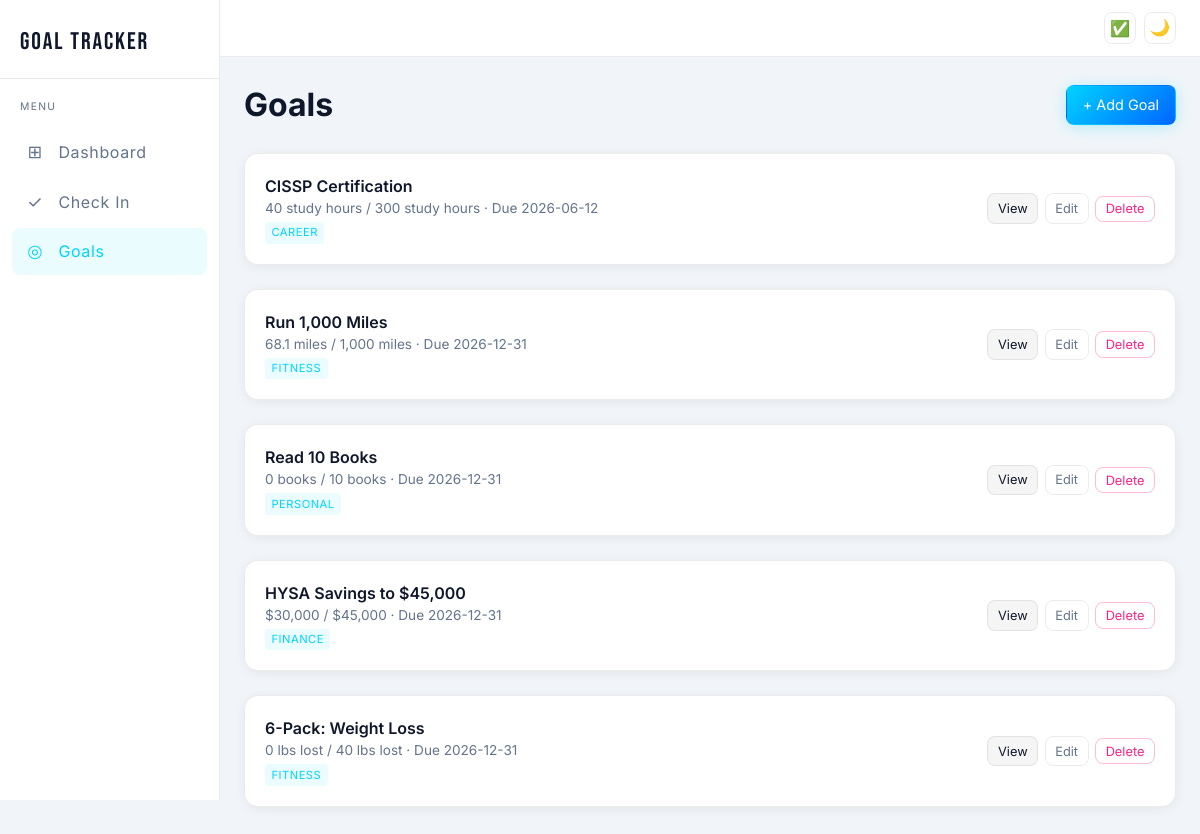
The app's page /goals, older data.
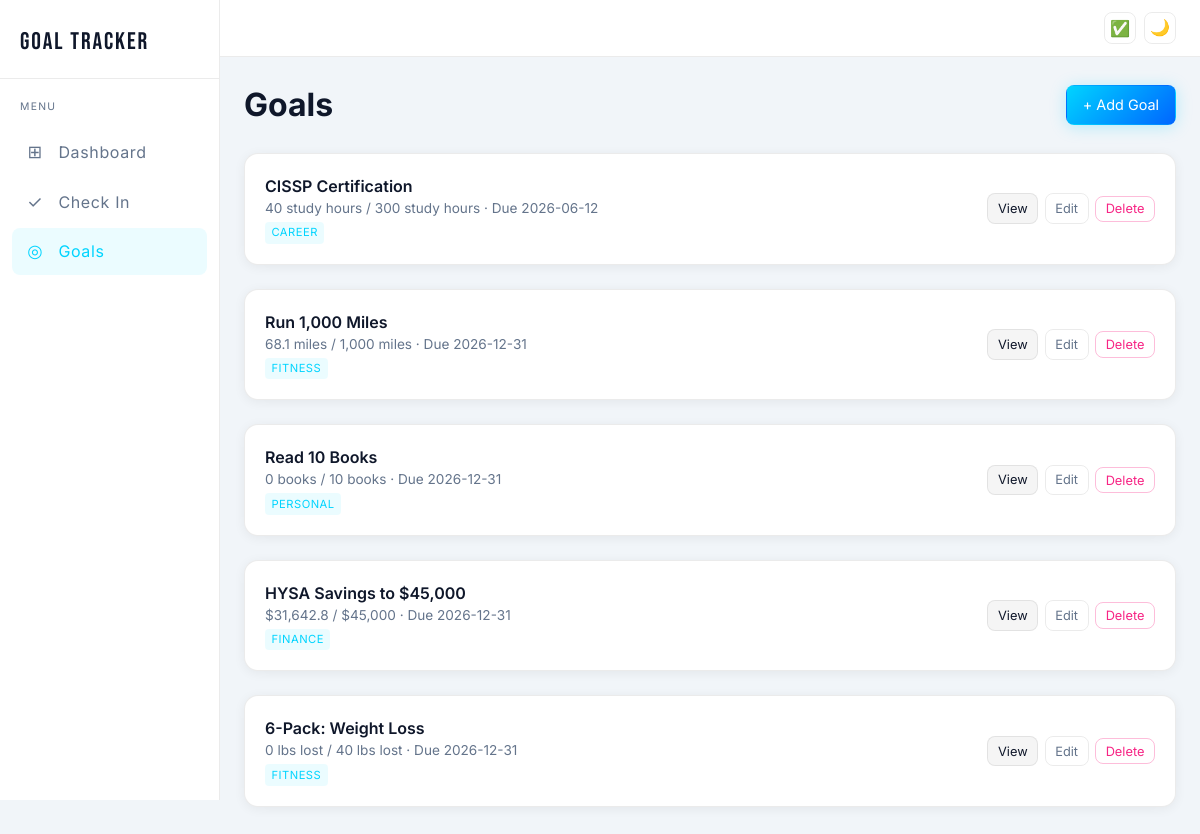
The same page, newer data.
### tables this page shows
CREATE TABLE goals (
            id INTEGER PRIMARY KEY AUTOINCREMENT,
            name TEXT NOT NULL,               -- "Run 1,000 miles"
            target_value REAL NOT NULL,        -- 1000
            current_value REAL DEFAULT 0,      -- How far you've gotten so far
            unit TEXT NOT NULL,                -- "miles", "books", "dollars"
            deadline TEXT NOT NULL,            -- "2026-12-31" (stored as text, ISO format)
            created_at TEXT NOT NULL,          -- When you created this goal
            category TEXT DEFAULT '',          -- Optional grouping like "fitness", "finance"
            notes TEXT DEFAULT '',             -- Any extra info about this goal
            start_value REAL DEFAULT 0,        -- Starting point (e.g., $30,000 for HYSA)
            system_type TEXT DEFAULT 'generic' -- Hints for the achievement system engine
        );

### app.py (the view)
@app.route("/goals")
def goals_list():
    goals = get_all_goals()
    return render_template("goals.html", goals=goals)

### app.py (called while the page is built)
@app.template_filter("fmt_val")
def fmt_val(value, unit):
    rounded = f"{value:,.1f}".rstrip("0").rstrip(".")
    unit_lower = unit.strip().lower()
    if unit_lower in PREFIX_UNITS or unit.strip() in ("$", "£", "€"):
        symbol = "$" if unit_lower in ("dollars", "dollar", "usd") else unit.strip()
        return f"{symbol}{rounded}"
    return f"{rounded} {unit}"

@app.before_request
def ensure_csrf_token():
    if "csrf_token" not in session:
        session["csrf_token"] = secrets.token_hex(32)

@app.context_processor
def inject_csrf():
    return {
        "csrf_token": session.get("csrf_token", ""),
        "strava_configured": strava_configured(),
        "gcal_configured": gcal_configured(),
    }

### database.py (called while the page is built)
def get_db():
    db = sqlite3.connect(DATABASE)
    db.row_factory = sqlite3.Row
    db.execute("PRAGMA foreign_keys = ON")  # Enforce relationships between tables
    return db

def get_all_goals():
    db = get_db()
    goals = db.execute("SELECT * FROM goals ORDER BY deadline ASC").fetchall()
    db.close()
    return goals

### gcal.py (called while the page is built)
def is_configured():
    return bool(GCAL_ICAL_URL)

### strava.py (called while the page is built)
def is_configured():
    return all([STRAVA_CLIENT_ID, STRAVA_CLIENT_SECRET, STRAVA_REFRESH_TOKEN])

### templates/goals.html (shortened to what this page needs)
{% extends "base.html" %}
{% block content %}
<div class="page-header">
    <h1>Goals</h1>
    <a href="/goals/add" class="btn btn-primary">+ Add Goal</a>
</div>
<div class="goals-list">
    {% for goal in goals %}
    <div class="card goal-list-item">
        <div class="goal-list-info">
            <a href="/goals/{{ goal.id }}" class="goal-list-name">{{ goal.name }}</a>
            <span class="goal-list-meta">
                {{ goal.current_value | fmt_val(goal.unit) }} / {{ goal.target_value | fmt_val(goal.unit) }}
                · Due {{ goal.deadline }}
            </span>
            {% if goal.category %}
            <span class="goal-category-tag">{{ goal.category }}</span>
            {% endif %}
        </div>
        <div class="goal-list-actions">
            <a href="/goals/{{ goal.id }}" class="btn btn-small">View</a>
            <a href="/goals/{{ goal.id }}/edit" class="btn btn-small btn-secondary">Edit</a>
            <form method="POST" action="/goals/{{ goal.id }}/delete"
                  onsubmit="return confirm('Delete {{ goal.name }}? This cannot be undone.')">
                <button type="submit" class="btn btn-small btn-danger">Delete</button>
            </form>
        </div>
    </div>
    {% endfor %}
</div>
{% endblock %}

Row changes from the older to the newer data that the page shows:
changed goals "HYSA Savings to $45,000": current_value|fmt_val "$30,000" → "$31,642.8"
